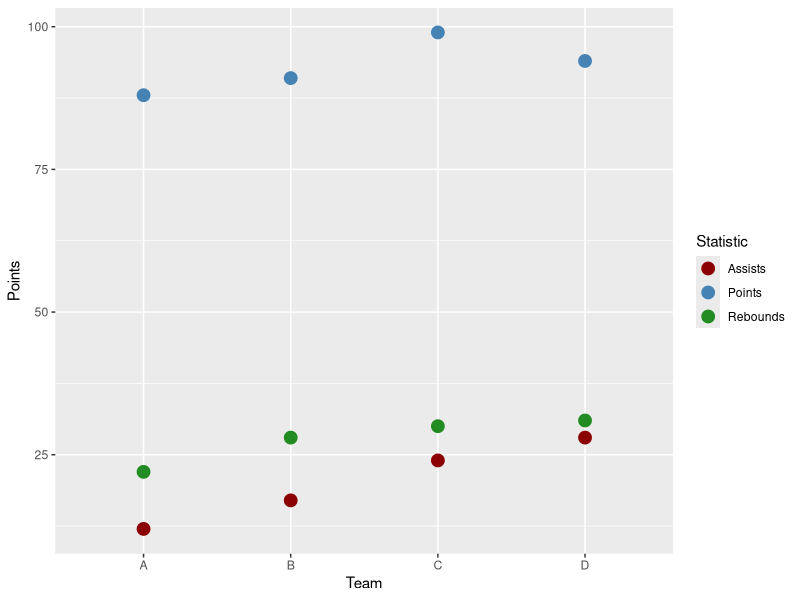
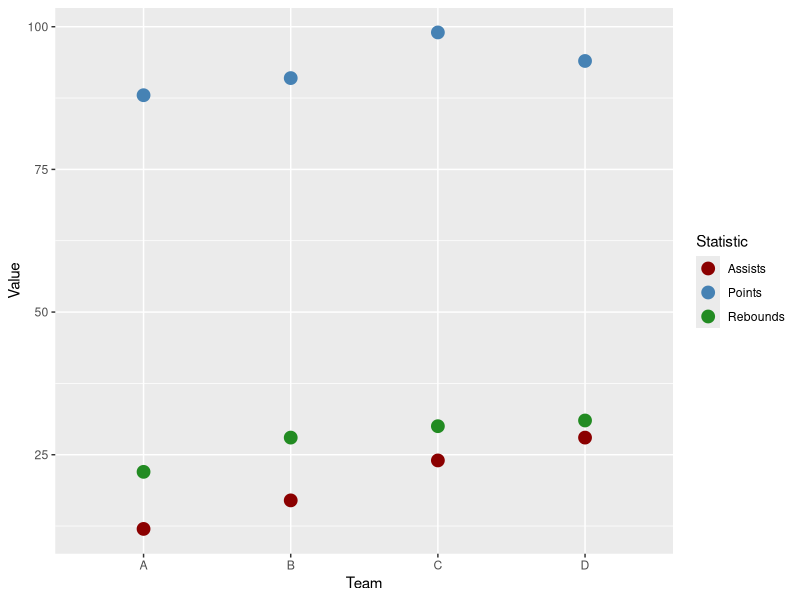

These charts were generated, in order, by the following R code:
## ---- chunk 1
#| label: setup
#| include: false
library(tidyverse)
## ---- chunk 2
#| echo: false
#| eval: true
#| label: creating-small-data-set-wide-format

bb_wide <- tibble(Team     = c("A", "B", "C", "D"),
                       Points   = c(88, 91, 99, 94),
                       Assists  = c(12, 17, 24, 28),
                       Rebounds = c(22, 28, 30, 31)
                       )
## ---- chunk 3
#| echo: false
#| eval: true
#| label: displaying-wide-data

bb_wide |> 
  knitr::kable()
## ---- chunk 4
#| echo: false
#| eval: true
#| label: transforming-to-long

bb_long <- bb_wide |> 
  pivot_longer(cols      = c(Points, Assists, Rebounds),
               names_to  = "Statistic",
               values_to = "Value"
               )

bb_long |> 
  knitr::kable()
## ---- chunk 5
#| label: plot-with-wide-data
#| echo: true
#| eval: true
#| code-fold: true
#| fig-width: 6
#| fig-height: 4
#| fig-align: center

ggplot(data = bb_wide, 
       mapping = aes(x = Team)) +
  geom_point(mapping = aes(y = Points, 
                           color = "Points"), 
             size = 4) +
  geom_point(mapping = aes(y = Assists, 
                           color = "Assists"), 
             size = 4) +
  geom_point(mapping = aes(y = Rebounds, 
                           color = "Rebounds"), 
             size = 4) + 
  scale_colour_manual(
    values = c("darkred", 
               "steelblue", 
               "forestgreen")) +
  labs(color = "Statistic")
## ---- chunk 6
#| label: plot-with-long-data
#| echo: true
#| eval: true
#| code-fold: true
#| fig-width: 6
#| fig-height: 4
#| fig-align: center

ggplot(data = bb_long, 
       mapping = aes(x = Team, 
                     y = Value, 
                     color = Statistic)) +
  geom_point(size = 4) + 
  scale_colour_manual(
    values = c("darkred", 
               "steelblue", 
               "forestgreen")) +
  labs(color = "Statistic")
